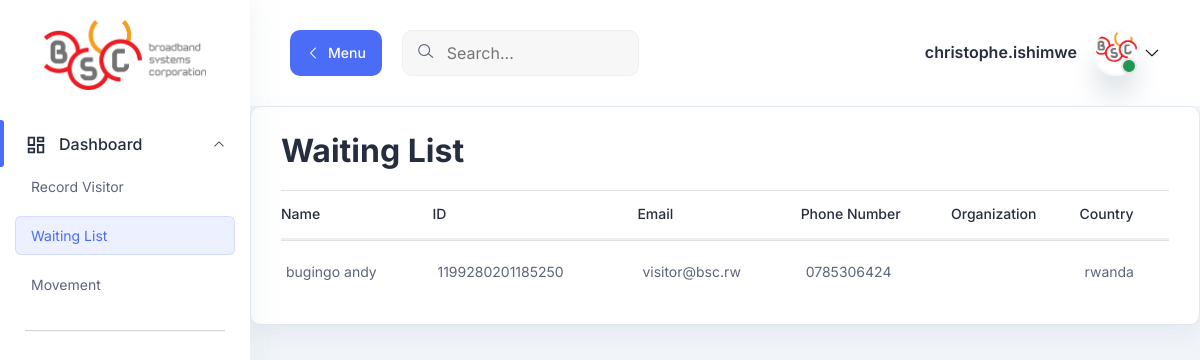
The app's page /visitor-list/ (signed in) with its own data.
### records/models.py (models this page shows, shortened)
class WaitingList(models.Model):
    id_passport_nbr = models.CharField(max_length=100, primary_key=True)
    first_name = models.CharField(max_length=100)
    surname = models.CharField(max_length=100)
    organization = models.CharField(max_length=100)
    position = models.CharField(max_length=100)
    country_of_origin = models.CharField(max_length=100)
    email = models.EmailField()
    address = models.CharField(max_length=200)
    mobile_phone = models.CharField(max_length=20)

### records/views.py (the view)
# urls.py: path('visitor-list/', views.visitor_list, name='visitors'),
@login_required
def visitor_list(request):
    users = User.objects.all()
    waitinglist = WaitingList.objects.all().values()
    cards = Card.objects.all().values()
    template = loader.get_template('records/visitor_list.html')
    context = {'waitinglist': waitinglist, 'cards': cards, 'users': users}  # Add 'users' to the context
    return HttpResponse(template.render(context, request))

### records/templates/records/visitor_list.html (shortened to what this page needs)
{% extends "base.html" %}
{% load static %}
{% block content %}
<main class="main-wrapper">
<header class="header">
    <div class="container-fluid">
      <div class="row">
        <div class="col-lg-5 col-md-5 col-6">
          <div class="header-left d-flex align-items-center">
            <div class="menu-toggle-btn mr-20">
              <button
                id="menu-toggle"
                class="main-btn primary-btn btn-hover"
              >
                <i class="lni lni-chevron-left me-2"></i> Menu
              </button>
            </div>
            <div class="header-search d-none d-md-flex">
              <form action="#">
                <input type="text" placeholder="Search..." />
                <button><i class="lni lni-search-alt"></i></button>
              </form>
            </div>
          </div>
        </div>
        <div class="col-lg-7 col-md-7 col-6">
          <div class="header-right">
            <div class="profile-box ml-15">
              <button
                class="dropdown-toggle bg-transparent border-0"
                type="button"
                id="profile"
                data-bs-toggle="dropdown"
                aria-expanded="false"
              >
                <div class="profile-info">
                  <div class="info">
                    {% if user.is_authenticated %}
                    <h6>{{ user.username }}</h6>
                    {% endif %}
                    <div class="image">
                      <img
                        src="{% static 'icon.png' %}"
                        alt=""
                      />
                      <span class="status"></span>
                    </div>
                  </div>
                </div>
                <i class="lni lni-chevron-down"></i>
              </button>
            </div>
          </div>
        </div>
      </div>
    </div>
  </header>
<section class="table-components">
        <div class="tables-wrapper">
        <div class="row">
            <div class="col-lg-12">
            <div class="card-style mb-30">
                <h1 class="mb-10">Waiting List</h1>
                <div class="table-wrapper table-responsive">
                <table class="table">
                    <thead>
                    <tr>
                        <th><h6>Name</h6></th>
                        <th><h6>ID</h6></th>
                        <th><h6>Email</h6></th>
                        <th><h6>Phone Number</h6></th>
                        <th><h6>Organization</h6></th>
                        <th><h6>Country</h6></th>
                    </tr>
                    </thead>
                    <tbody>
                    {% for visitor in waitinglist %}
                    <tr>
                        <td class="min-width">
                          <p><a href="#" class="open-form-popup" data-visitor-id="{{ visitor.id_passport_nbr }}">{{ visitor.first_name }} {{ visitor.surname }}</a></p>
                        </td>
                        <td class="min-width">
                            <p>{{ visitor.id_passport_nbr }}</p>
                        </td>
                        <td class="min-width">
                        <p>{{ visitor.email }}</p>
                        </td>
                        <td class="min-width">
                        <p>{{ visitor.mobile_phone }}</p>
                        </td>
                        <td class="min-width">
                        </td>
                        <td class="min-width">
                          <p>{{ visitor.country_of_origin }}</p>
                      </td>
                    </tr>
                    {% endfor %}
                    </tbody>
                </table>
                </div>
            </div>
            </div>
    </div>
    </div>
</section>
</main>
{% endblock content %}

### static/assets/css/fullcalendar.css (style rules this page uses)
:root { --fc-daygrid-event-dot-width:8px;--fc-list-event-dot-width:10px;--fc-list-event-hover-bg-color:#f5f5f5 }

### records on screen
WaitingList: first_name "bugingo", surname "andy", id_passport_nbr "1199280201185250", email "visitor@bsc.rw", mobile_phone "0785306424", country_of_origin "rwanda"

### other values on screen
{{ user.username }} "christophe.ishimwe"
